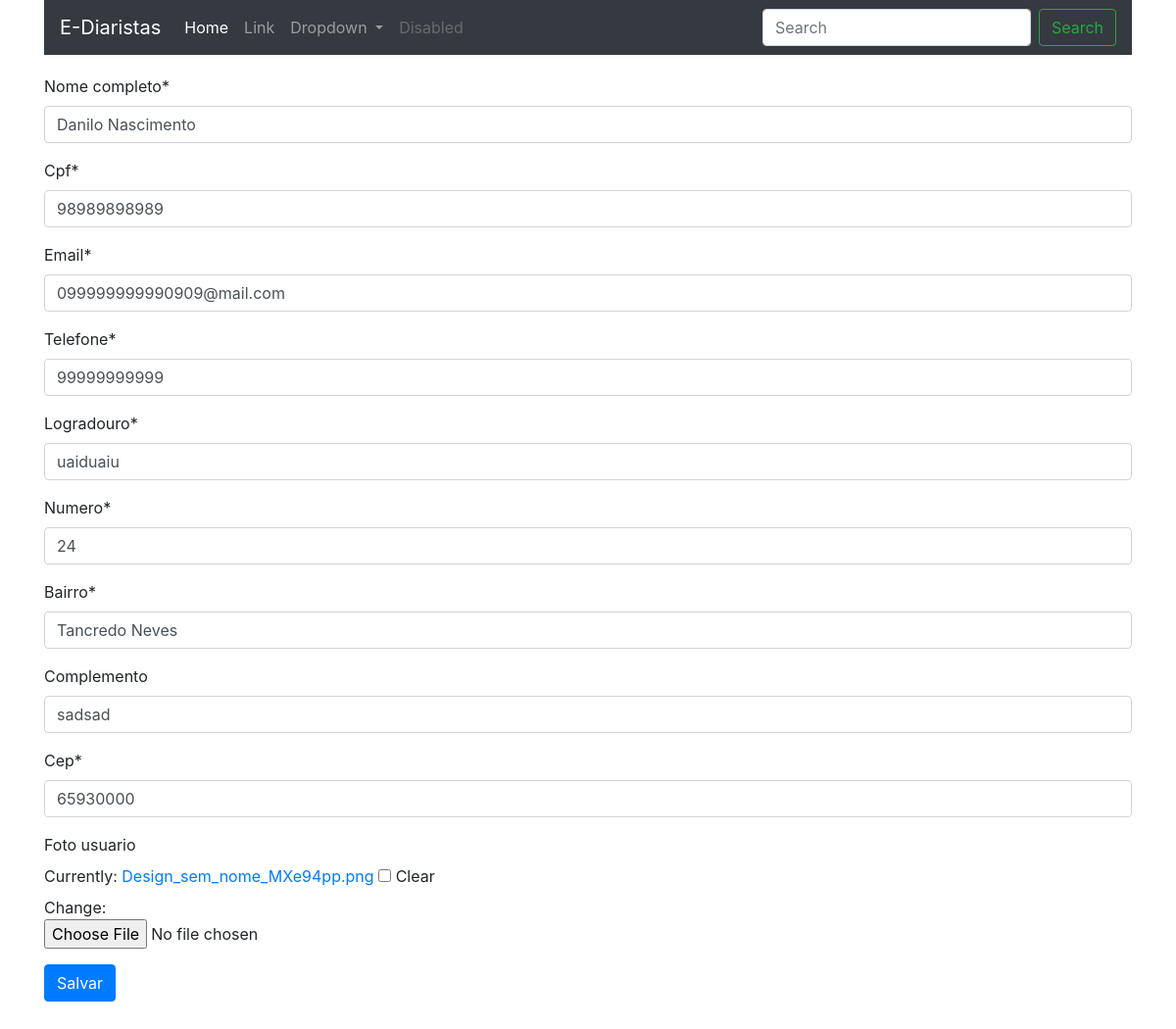
Page /web/editar_diarista/5 on the earlier database version.
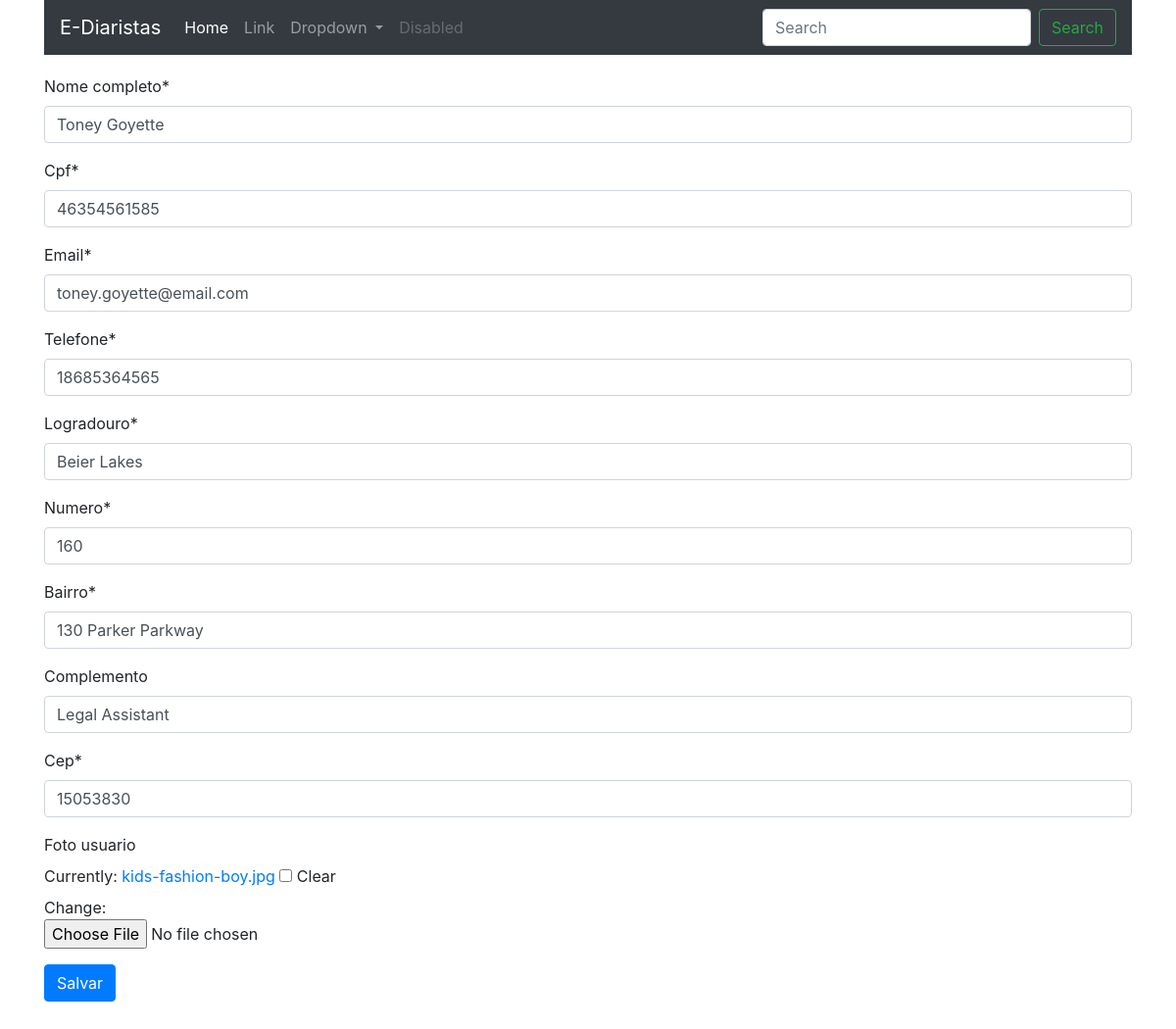
Same page on the later database version.
### web/models.py (models this page shows)
class Diarista(models.Model):
    nome_completo = models.CharField(max_length=100, null=False, blank= False)
    cpf = models.CharField(max_length=11, null=False, blank=False)
    email = models.EmailField(null=False, blank=False, unique=True)
    telefone = models.CharField(max_length=11, blank=False, null=False)
    logradouro = models.CharField(max_length=60, blank=False, null=False)
    numero = models.IntegerField(blank=False, null=False)
    bairro = models.CharField(max_length=30, blank=False, null=False)
    complemento = models.CharField(max_length=100, blank=True, null=False)
    cep = models.CharField(max_length=8, blank=False, null=False)
    estado = models.CharField(max_length=2, blank=False, null=False)
    cidade = models.CharField(max_length=30, null=False, blank=False)
    codigo_ibge = models.IntegerField(blank=False, null=False)
    foto_usuario = models.ImageField(null=False)

### web/views.py (the view)
# urls.py: path("editar_diarista/<int:id>", update_diarista, name="editar_diarista"),
def update_diarista(request, id):
    diarista = Diarista.objects.get(id=id)
    if request.method == "POST":
        diarista_form = DiaristaForm(request.POST or None, request.FILES or None,instance=diarista)
        if diarista_form.is_valid():
            diarista_form.save()
            return redirect('listar_diaristas')
    else:
        diarista_form = DiaristaForm(instance=diarista)
    return render(
        request, 'diarista_form.html',
        {"diarista_form": diarista_form, "btn_name": "Salvar", "title": "Editar Diarista"}
    )

### web/forms/diarista_form.py (shortened to what this page needs)
class DiaristaForm(forms.ModelForm):
    cpf = forms.CharField(widget=forms.TextInput(attrs={'data-mask': '000.000.000-00'}))
    cep = forms.CharField(widget=forms.TextInput(attrs={'data-mask': '00000-000'}))
    telefone = forms.CharField(widget=forms.TextInput(attrs={'data-mask': '(00) 00000-0000'}))
    foto_usuario = forms.ImageField(required=False)
    class Meta:
        model = Diarista
        exclude = ("codigo_ibge", "estado", "cidade")

### web/templates/diarista_form.html (shortened to what this page needs)
{% extends 'base.html' %}
{% load crispy_forms_tags %}
{% block conteudo %}
    <form method="post" enctype="multipart/form-data">
            {{ diarista_form|crispy }}
        <button type="submit" class="btn btn-primary">{{btn_name}}</button>
    </form>
    <div style="padding-bottom: 30px"></div>
{% endblock conteudo %}

Differences in the rows shown:
changed Diarista: nome_completo "Danilo Nascimento" → "Toney Goyette"; cpf "98989898989" → "46354561585"; email "099999999990909@mail.com" → "toney.goyette@email.com"; telefone "99999999999" → "18685364565"; logradouro "uaiduaiu" → "Beier Lakes"; numero "24" → "160"; bairro "Tancredo Neves" → "130 Parker Parkway"; complemento "sadsad" → "Legal Assistant"; cep "65930000" → "15053830"
Other differences:
text no longer shown: "Nome completo * Cpf * Email * Telefone * Logradouro * Numero * Bairro * Complemento Cep * Foto usuario Currently: Design_sem_nome_MXe94pp.png Clear Change:"
text now shown: "Nome completo * Cpf * Email * Telefone * Logradouro * Numero * Bairro * Complemento Cep * Foto usuario Currently: kids-fashion-boy.jpg Clear Change:"
